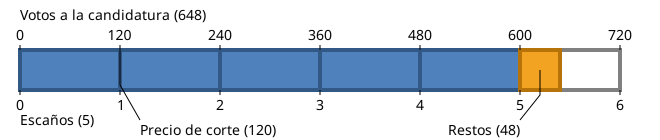

Here is the Python script that generated this plot:
import colour
import cairosvg


def spnum(n):
    return f"{n:,}".translate(str.maketrans({',':'.', '.':','}))

def darken(color, factor=0.83):
    try:
        base_color = colour.Color(color)
    except ValueError:
        return colour.Color("grey").hex

    hsl = colour.rgb2hsl(base_color.rgb)
    hsl = (hsl[0], hsl[1], max(0, min(1, hsl[2] * factor)))
    darkened_rgb = colour.hsl2rgb((hsl[0], hsl[1], max(0, min(1, hsl[2] * factor))))
    darkened_color = colour.Color(rgb=darkened_rgb).hex
    return darkened_color


def draw_text(
    x, y, text, horizontal_alignment="left", vertical_alignment="bottom", font_size=14, color="black",
):
    """
    Draws an SVG <text> element anchored at the given point using intuitive alignment terms.
    """
    horizontal_map = {"left": "start", "center": "middle", "right": "end"}

    vertical_map = {"top": "hanging", "center": "middle", "bottom": "text-after-edge"}

    text_anchor = horizontal_map[horizontal_alignment]
    dominant_baseline = vertical_map[vertical_alignment]

    return f"""
<text x="{x}" y="{y}" text-anchor="{text_anchor}" dominant-baseline="{dominant_baseline}" font-size="{font_size}" font-family="sans-serif" fill="{color}">
  {text}
</text>
    """


def draw_annotation(
    text,
    target_x,
    target_y,
    label_x,
    label_y,
    vertical_alignment="bottom",
    horizontal_alignment="right",
    font_size=14,
    color="#000000",
):
    """
    Draws an annotation with a line from target to label and places aligned text at the label point.
    """
    # Retornar el path generado en formato SVG
    return (
        f'<path d="M {target_x} {target_y} L {target_x} {(target_y + label_y)/2} {label_x} {label_y}" fill="none" stroke="{color}" stroke-width="1" />'
        + draw_text(
            label_x, label_y, text, horizontal_alignment, vertical_alignment, font_size
        )
    )


def draw_bar_segment(
    current_x, y, width, height, fill_color, stroke_width=4
):
    return f'<rect x="{current_x}" y="{y}" width="{width}" height="{height}" fill="{fill_color}" stroke="{darken(fill_color)}" stroke-width="{stroke_width}" />'


def draw_legend(legend_items, legend_x, legend_y, font_size=14, border_color="#000000"):
    legend = ""
    for label, color in legend_items:
        legend += (
            f'<rect x="{legend_x}" y="{legend_y}" width="20" height="20" fill="{color}" stroke="{border_color}" stroke-width="2" />'
            f'<text x="{legend_x + 25}" y="{legend_y + 15}" font-size="{font_size}" font-family="sans-serif">{label}</text>'
        )
        legend_x += 230
    return legend


def generate_seat_bar(
    votes=648,
    votes_per_seat=120,
    output_basename="seats-and-remainder"
):
    seats = votes // votes_per_seat
    remainder_votes = votes % votes_per_seat

    seat_color = "#4F81BD"
    remainder_color = "#F3A322"
    missing_color = "transparent"
    border_color = "#000000"

    margin = 20
    annotation_height = 30
    bar_height = 40
    legend_height = 30
    bar_width = 600
    svg_width = margin + bar_width + 2 * margin
    svg_height = margin + annotation_height + bar_height + legend_height + margin
    stroke_width = 2
    font_size = 14
    seat_width = bar_width / (seats + 1)
    remainder_width = seat_width * (remainder_votes / votes_per_seat)
    bar_y = margin + annotation_height
    legend_y = bar_y + bar_height + 30
    votes_x = margin + seat_width * seats + remainder_width
    cut_x = margin + seat_width

    svg = ""
    # border (debug)
    #svg += draw_bar_segment(0, 0, svg_width, svg_height, "beige", 10)

    current_x = margin

    svg += draw_bar_segment(
        current_x,
        bar_y,
        bar_width,
        bar_height,
        missing_color,
    )
    for _ in range(seats):
        svg += draw_bar_segment(
            current_x,
            bar_y,
            seat_width,
            bar_height,
            seat_color,
        )
        current_x += seat_width
    if remainder_votes > 0:
        svg += draw_bar_segment(
            current_x,
            bar_y,
            remainder_width,
            bar_height,
            remainder_color,
        )
        current_x += remainder_width

    svg += draw_annotation(
        f"Precio de corte ({spnum(votes_per_seat)})",
        cut_x, bar_y , cut_x + 20, legend_y, "top", "left"
    )
    svg += draw_annotation(
        f"Restos ({spnum(remainder_votes)})",
        margin + seat_width * seats + remainder_width / 2,
        bar_y + bar_height / 2,
        margin + seat_width * seats + remainder_width / 2 - 20,
        legend_y,
        "top", "right"
    )
    svg += draw_text(
        margin, bar_y - 25,
        f"Votos a la candidatura ({spnum(votes)})",
        "left", "bottom", 
    )
    next_seat_y_top = bar_y + bar_height
    next_seat_y_label = next_seat_y_top + 10
    for i in range(seats+2):
        svg += draw_annotation(
            f"{i}",
            margin + seat_width * i,
            bar_y + bar_height,
            margin + seat_width * i,
            bar_y + bar_height + 5,
            "top",
            "center",
        )
        svg += draw_annotation(
            f"{spnum(i*votes_per_seat)}",
            margin + seat_width * i,
            bar_y,
            margin + seat_width * i,
            bar_y - 5,
            "bottom",
            "center",
        )
    legend_items = [("Votos que consiguen escaño", seat_color), ("Restos", remainder_color)]
    #svg += draw_legend(legend_items, svg_width/2, legend_y, font_size, border_color)
    svg += draw_text(margin, bar_y + bar_height + 20 , f"Escaños ({spnum(seats)})", "left", "top")

    dump_image(svg, output_basename, svg_width, svg_height)


def dump_image(content, output_basename, width, height):
    svg = (
        f'<?xml version="1.0" encoding="UTF-8"?>\n'
        f'<svg width="{width}" height="{height}" xmlns="http://www.w3.org/2000/svg">\n'
        + content +
        "</svg>"
    )

    svg_file = f"{output_basename}.svg"
    pdf_file = f"{output_basename}.pdf"
    png_file = f"{output_basename}.png"

    with open(svg_file, "w") as f:
        f.write(svg)
    cairosvg.svg2pdf(url=svg_file, write_to=pdf_file)
    cairosvg.svg2png(url=svg_file, write_to=png_file)

    print("Files generated:")
    print(f" - {svg_file}")
    print(f" - {pdf_file}")
    print(f" - {png_file}")


def generate_seat_cost(
    seats=5,
    output_basename="seat-cost",
):
    seat_color = "#4F81BD"
    first_seat_color = darken(seat_color)
    missing_color = "transparent"
    border_color = "#000000"

    margin = 20
    bar_height = 40
    bar_width = 600
    bar_gap = 10
    svg_width = margin + bar_width + margin
    svg_height = margin + seats * (bar_height + bar_gap) + margin
    stroke_width = 2
    font_size = 14
    seat_width = bar_width / (seats + 1)
    bar_y = margin

    svg = ""
    # border (debug)
    #svg += draw_bar_segment(0, 0, svg_width, svg_height, "beige", 10)
    for i in range(seats):
        price = bar_width/(i+1)
        for j in range(i+1):
            svg += draw_bar_segment(
                margin + j * price,
                bar_y + i * (bar_height+bar_gap),
                price,
                bar_height,
                seat_color,
            )
        svg += draw_bar_segment(
            margin,
            bar_y + i * (bar_height+bar_gap),
            price,
            bar_height,
            first_seat_color,
        )
        svg += draw_text(
            margin + price /2,
            bar_y + i * (bar_height+bar_gap) + bar_height/2,
            f"Vi / {i+1}",
            "center", "center",
            color="white"
        )
    dump_image(svg, "seat-costs", svg_width, svg_height)

if __name__ == "__main__":
    generate_seat_bar()
    generate_seat_cost()
